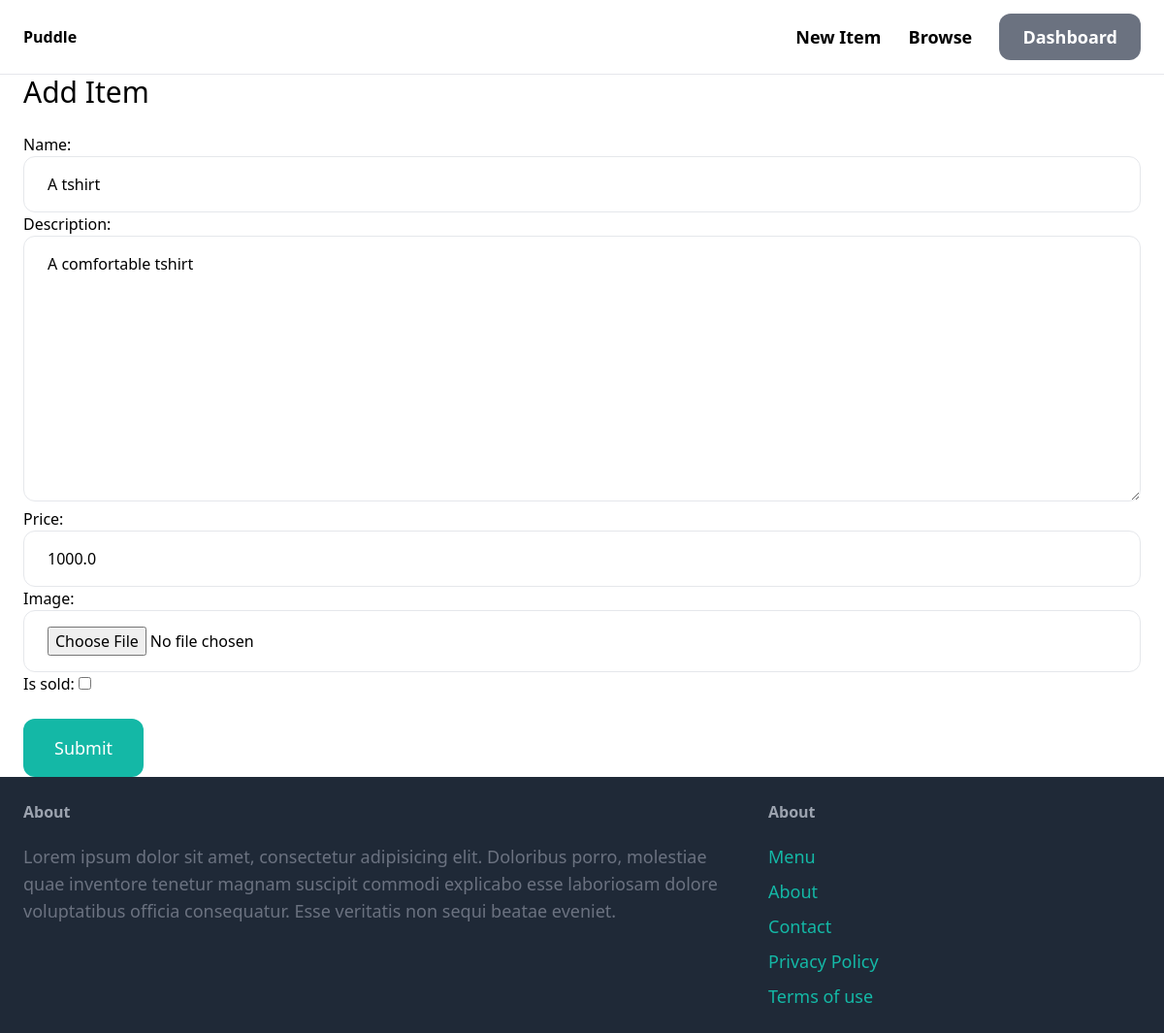
Before: /items/a-tshirt/edit/ (signed in) with the older database file.
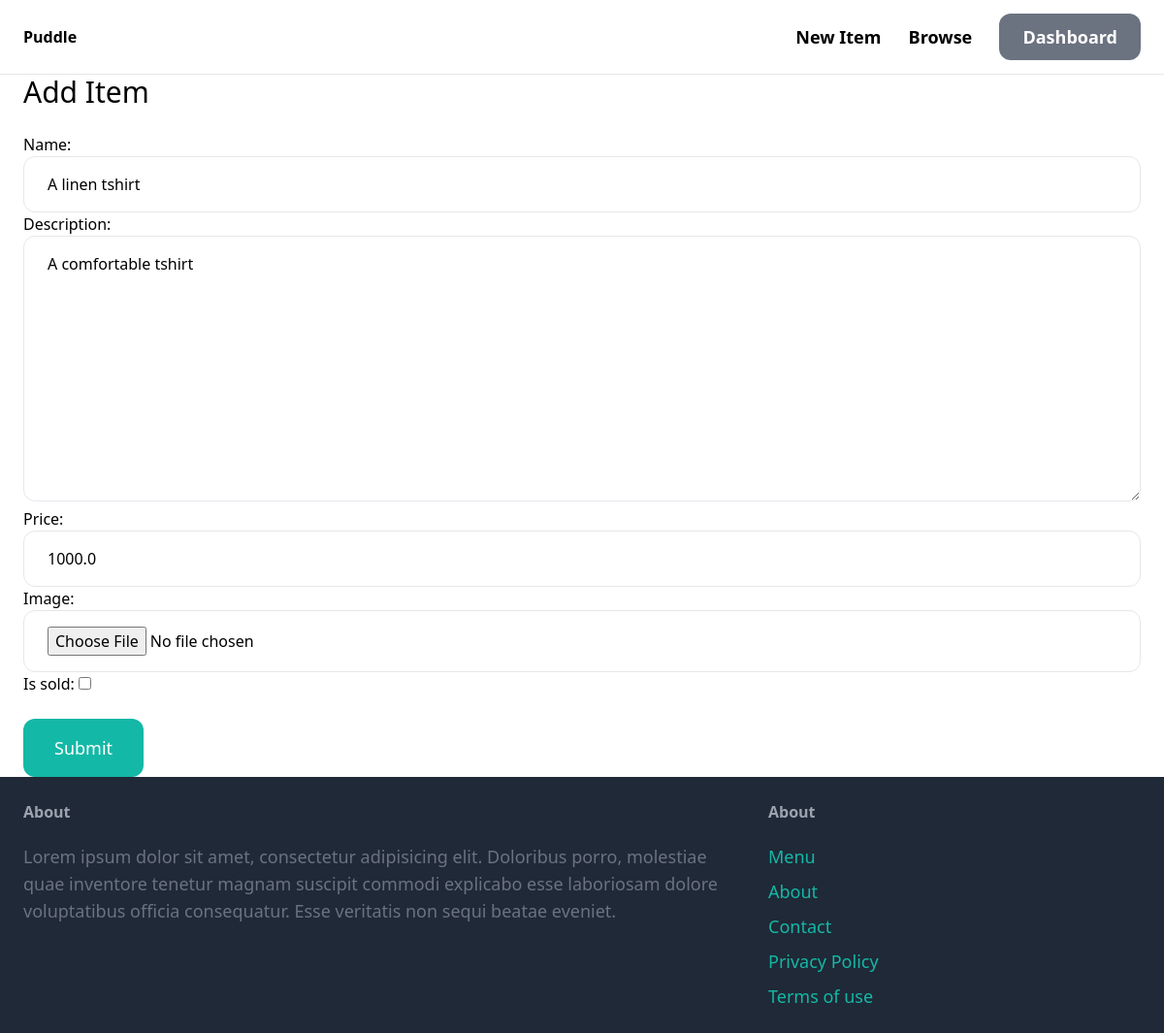
After: the same page with the newer database file.
### item/models.py (models this page shows, shortened)
class Item(models.Model):
    category = models.ForeignKey(Category, related_name='items', on_delete=models.CASCADE)
    name = models.CharField(max_length=255)
    slug = models.SlugField(max_length=255, unique=True, blank=True)
    description = models.TextField(blank=True, null=True)
    price = models.FloatField()
    image = models.ImageField(upload_to='items_images', blank=True, null=True)
    is_sold = models.BooleanField(default=False)
    created_by = models.ForeignKey(User, related_name='items', on_delete=models.CASCADE)
    created_at = models.DateTimeField(auto_now_add=True)

### item/views.py (the view)
# urls.py: path('<slug:slug>/edit/',views.edit, name='edit')
@login_required
def edit(request,slug):
    item=get_object_or_404(Item,slug=slug,created_by=request.user)
    if request.method == 'POST':
        form = EditItemForm(request.POST, request.FILES, request=request,instance=item)  # Pass 'request' here
        if form.is_valid():
           form.save()
           return redirect('item:detail', slug=form.instance.slug)  # Assuming you have a slug
    else:
        form = EditItemForm(instance=item)  # Pass 'request' here for the GET request
    return render(request, 'form.html', {
        'form': form,
        'title': 'Add Item'
    })

### item/forms.py
class EditItemForm(forms.ModelForm):
    def __init__(self, *args, **kwargs):
        self.request = kwargs.pop('request', None)  # Pop 'request' from kwargs
        super(EditItemForm, self).__init__(*args, **kwargs)
    class Meta:
        model = Item
        fields = ('name', 'description', 'price', 'image','is_sold')
        widgets={
            'category':forms.Select(attrs={
            'class':'w-full py-4 px-6 rounded-xl border'
            }),
            'name':forms.TextInput(attrs={
            'class':'w-full py-4 px-6 rounded-xl border'
            }),
            'description':forms.Textarea(attrs={
            'class':'w-full py-4 px-6 rounded-xl border'
            }),
              'price':forms.TextInput(attrs={
            'class':'w-full py-4 px-6 rounded-xl border'
            }),
              'image':forms.FileInput(attrs={
            'class':'w-full py-4 px-6 rounded-xl border'
            })
        }

### item/templates/form.html (shortened to what this page needs)
{% extends 'core/base.html' %}
{% block content %}
<h1 class="mb-6 text-3xl">{{ title }}</h1>
<form method="post" action="." enctype="multipart/form-data">
    <div class="space_y_4">
        {{ form.as_p }}
    </div>
    <button class="mt-6 py-4 px-8 text-lg bg-teal-500 hover:bg-teal-700 rounded-xl text-white">Submit</button>
</form>
{% endblock %}

Changed rows visible on the page:
changed Item "A comfortable tshirt": name "A tshirt" → "A linen tshirt"
